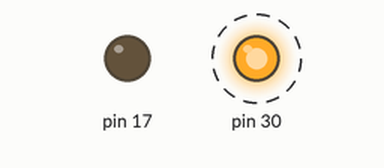
Recording of a sketch running on a simulated SparkFun Pro Micro, built with avr-gcc and run on an emulated ATmega32U4. Parts: output pins drawn as LEDs (lit = HIGH). Dashed ring = blinking.

Above: at 0.07 s.
Timing chart, 0 to 3.0 s (numbered marks = the images above):
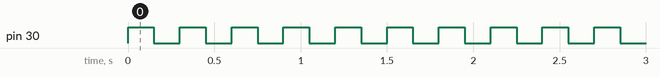

Measured:
- by itself, pin 30: alternates HIGH for 0.15 s and LOW for 0.15 s

The sketch:

recovery.ino
```cpp
/*
 * Minimal blink for Arduino Pro Micro (ATmega32U4).
 * Uses the TX LED macros (active low) so only one LED blinks; RX stays off.
 */

void setup() {
  TX_RX_LED_INIT;  // set LED pins as outputs
  TXLED1;          // ensure TX LED off (active low)
  RXLED1;          // keep RX LED off
}

void loop() {
  TXLED0;  // on
  delay(150);
  TXLED1;  // off
  delay(150);
}
```
